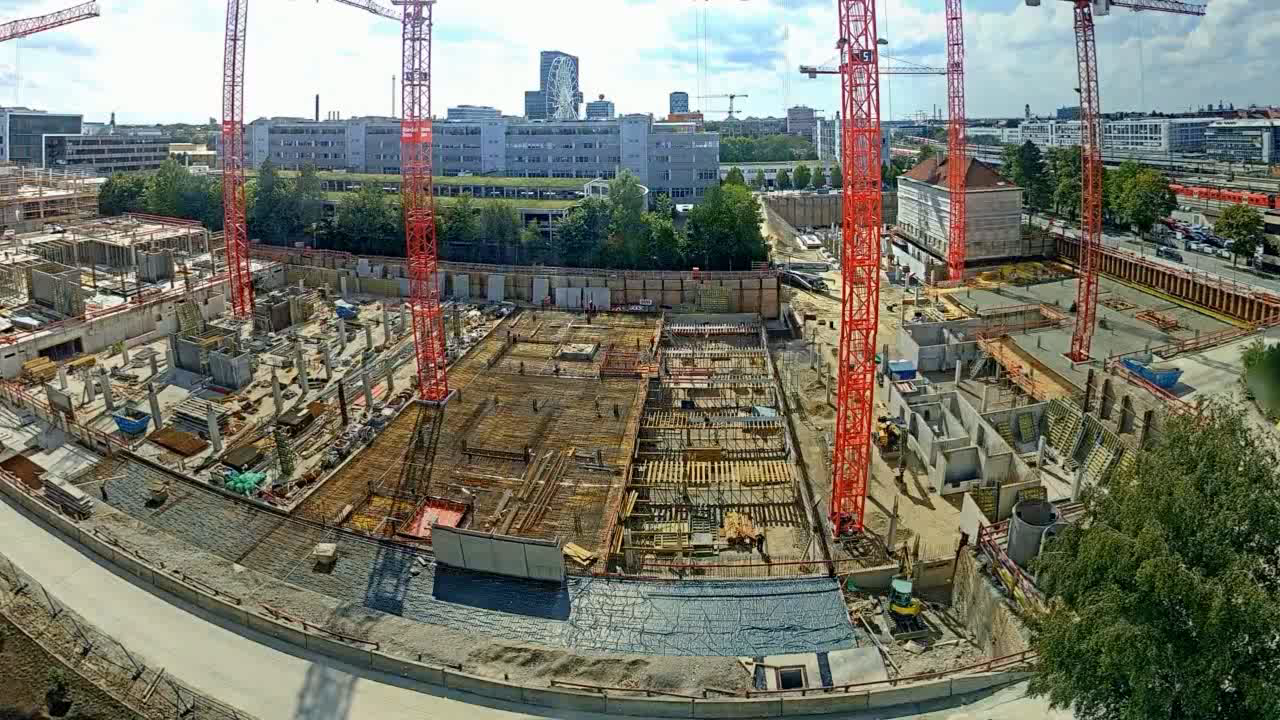
#> input picture frame 0 of data/concreting.mp4, 1280 x 720 px
$ python concrete.py
#> lines starting #> are read from the running program, lines starting #| are printed output that depends on the picture
import cv2
import numpy as np
# input
Video_in = "data/concreting.mp4"

# output
Video_out = "output/concretingOut.mp4"

# Video Settings
winName = 'output'

#cv2.resizeWindow(winName, 500, 500)   #gives error if used here, must be used after creating a window using cv2.namedWindow

cap = cv2.VideoCapture(Video_in)

#Font to write over the image
font = cv2.FONT_HERSHEY_SIMPLEX

#Capture basic video meta data
fps = int(cap.get(cv2.CAP_PROP_FPS))
length_video = int(cap.get(cv2.CAP_PROP_FRAME_COUNT))
width = int(cap.get(3))
height = int(cap.get(4))

#To write o/p video
fourcc = cv2.VideoWriter_fourcc(*'mp4v')
out = cv2.VideoWriter(Video_out, fourcc, fps, (width, height))

#Variables
n_frame = 0
frames = []
#dim = (500, 500)
#Input frame shape = (720, 1280)


while cap.isOpened():
    # get frame from video
    ret, frame = cap.read()
#> frame is the input picture: shape (720, 1280, 3); mean B, G, R 106.8, 119.4, 118.5
    print('video_progress: ', round(n_frame*100/length_video, 1), '%')

    # Do something
    #Verifying that the frame is there before applying any techniques, so the code is operational
    #code is kept inside if loop to stop "NoneType' object is not subscriptable"

    if ret:
        #Crop the image to proces only the relevant part
        cropped = frame[310:500, 300:655]
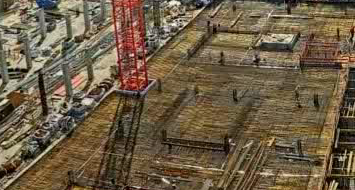
#> cropped: shape (190, 355, 3); mean B, G, R 69.8, 93.9, 110

        #Using Pyramid Mean Shift Filter which is used before segmentation, it improves the pixel count by reducing the shadows from crane for 3rd and 4th frame
        image = cv2.pyrMeanShiftFiltering(cropped, 21, 51)
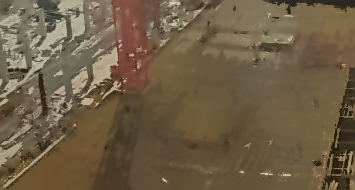
#> image: shape (190, 355, 3); mean B, G, R 69.5, 94.3, 110.6

        #BGR range for Grey color
        Grey_MIN = np.array([100, 100, 60], np.uint8)
        Grey_MAX = np.array([170, 200, 180], np.uint8)

        #using in range to detect relevent colored pixels and count them
        dst = cv2.inRange(cropped, Grey_MIN, Grey_MAX)
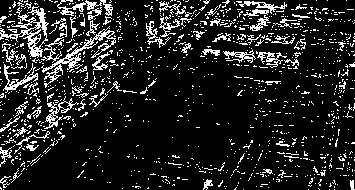
#> dst: shape (190, 355); 13.7% white in thin lines or dots
        Grey_pixels = cv2.countNonZero(dst)
#> Grey_pixels = 9245

        #Function call to write the value of number of pixels over the image [REMOVED]
        #frame = writeOverImage(frame,"Yellow Color",Grey_pixels)
        cv2.putText(frame,'Concrete Colored Pixels:'+str(Grey_pixels), (10,650), font, 2, (0, 255, 100), 2, cv2.LINE_AA)     #write over frames

        cv2.rectangle(frame,(310,560),(660,228),(0,255,0),3)                        #Draw Rectangle box
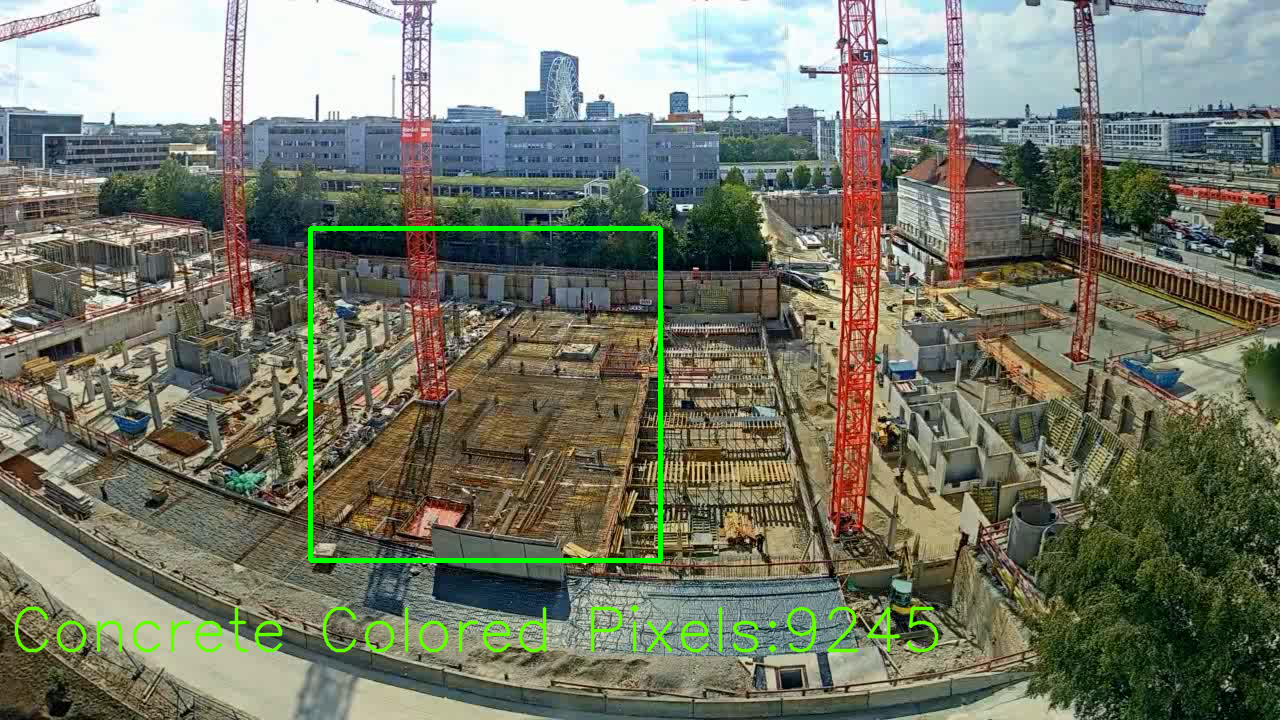
#> frame: shape (720, 1280, 3); mean B, G, R 105.4, 121.7, 117.7

        out.write(frame)                                                            #Save the video
        #cv2.imwrite('ConcreteImages/'+str(n_frame)+'.bmp', frame)                  #Save individual Images
        cv2.namedWindow(winName, cv2.WINDOW_NORMAL)                                 #Define the window
        #cv2.resizeWindow(winName, 500, 500)   #To resize window if needed
        cv2.imshow('output', frame)            #To display image if needed
        if cv2.waitKey(1) == ord('q'):
#> (key q is pressed here)
            break
    else:
        break
    n_frame += 1

#Releasing video and destroying all windows after use
cap.release()
out.release()
cv2.destroyAllWindows()
